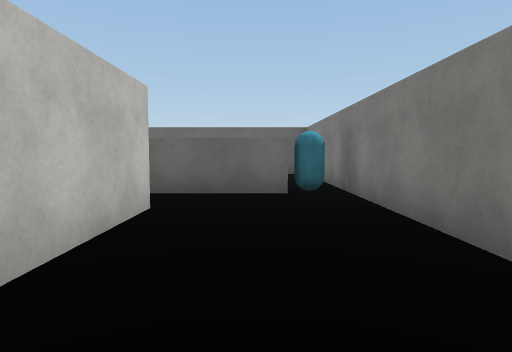
view 1 (above)

18 first-person views from a walk through a 3-D level made in the Unity game engine. The camera is 1.3 m above the floor, tilts 4° down and sees 75° across. The floor is counted in squares, 2 m on a side. Each view is taken from the middle of a square. On the plan, view 1 faces up. The plan holds only what a view shows up to about 10 squares ahead; the rest is blank. The place goes on beyond the plan. The player character is not drawn. Surface patterns are stand-ins for the level's own textures.

view 2
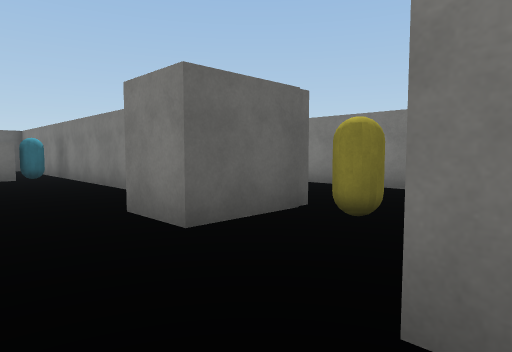

view 3
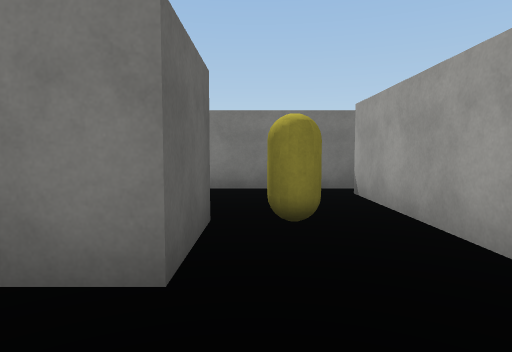

view 4
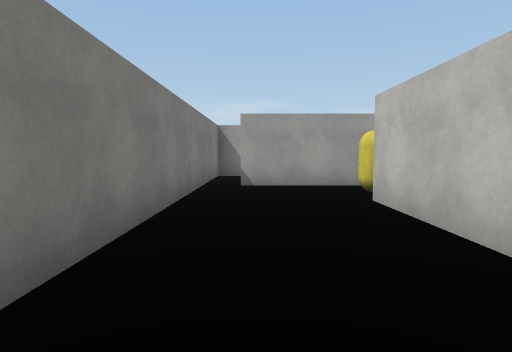

view 5
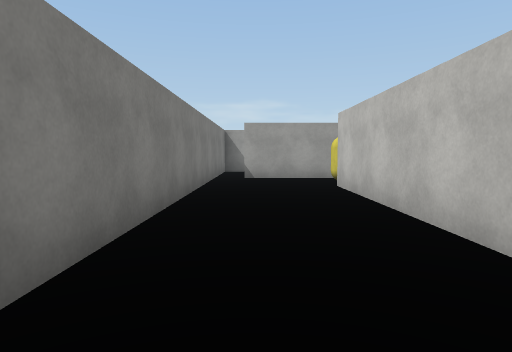

view 6
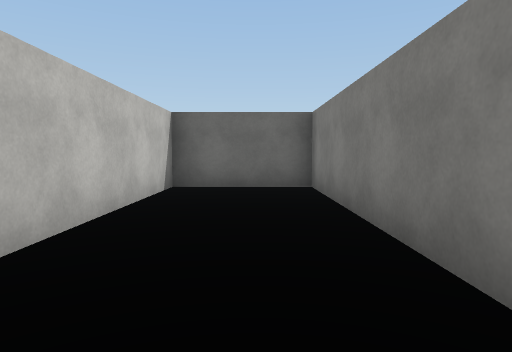

view 7
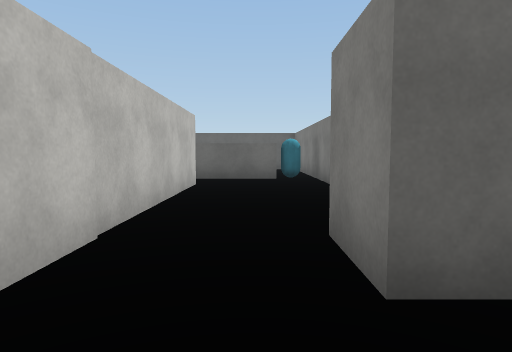

view 8
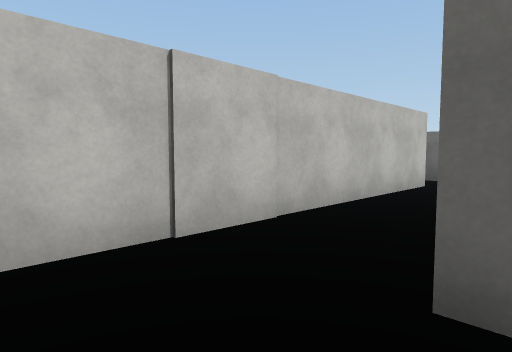

view 9
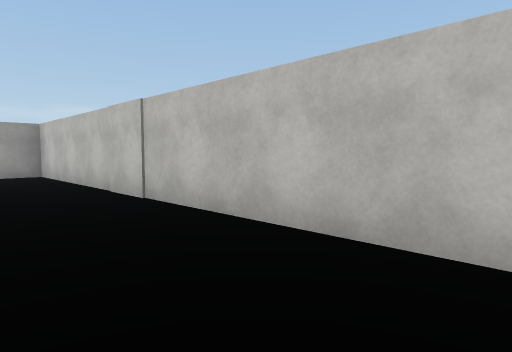

view 10
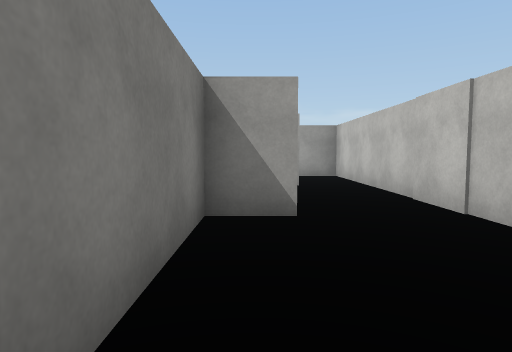

view 11
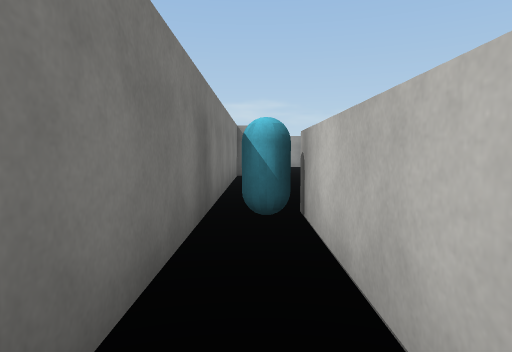

view 12
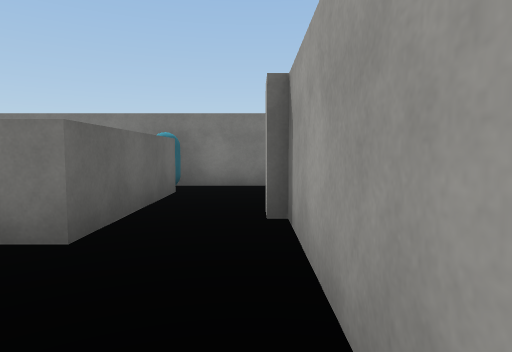

view 13
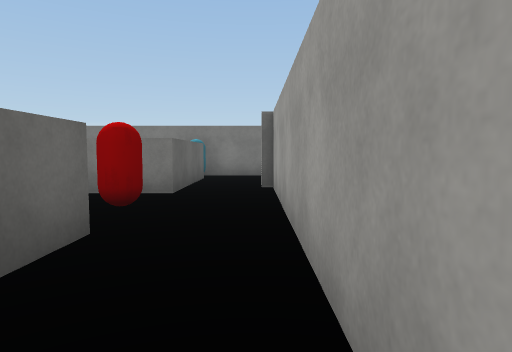

view 14
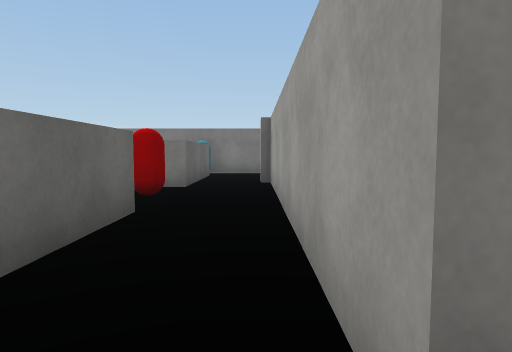

view 15
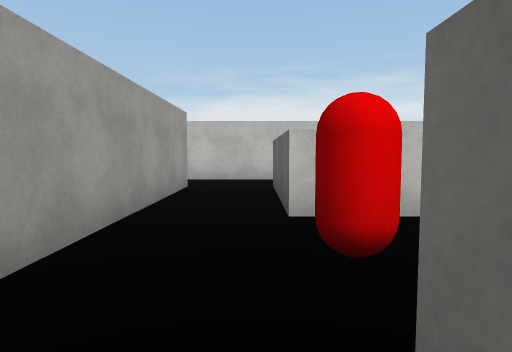

view 16
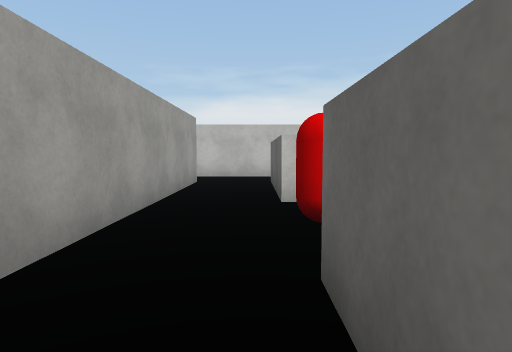

view 17
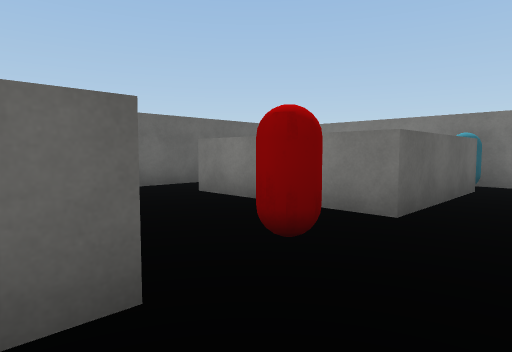

view 18
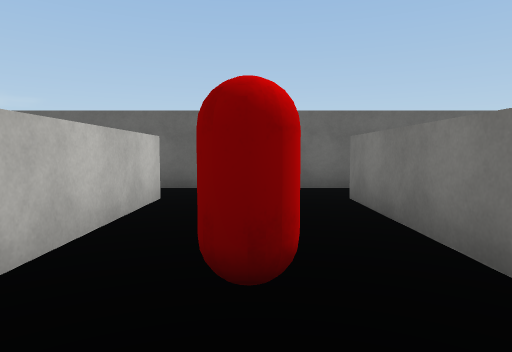

### Floor plan
Points are (right, up) in squares from view 1. A wall is a line through its corners. A room is listed if a view was taken in it or the views show most of it. See-through windows are left out.
Room 1 (views 1, 3, 7, 8, 9, 10, 16)
walls: (-1.2, 4) (-1.2, -3.6); (2.4, -1.6) (0.6, -1.6) (0.6, -0.4) (1.5, -0.4) (1.5, 8.4); (0.1, -3.6) (2.5, -3.6); (0.5, 8.5) (0.5, 5.3) (-1.5, 5.3)
ways out: opening at (-0.5, -4) to room 2; opening at (1.5, -2.5) to room 3; opening at (-2, 4.5) to room 4; opening at (1, 9) to room 4
objects: cyan capsule (1, 5); yellow capsule (2, -2)
Room 2 (view 2)
walls: (-1.2, -3.6) (-1.2, -6.3) (-0.1, -6.3); (5.1, -6.3) (5.1, -4.1)
ways out: opening at (-0.5, -4) to room 1
Room 3 (views 4, 5, 6)
walls: (2.5, -3.6) (4.4, -3.6); (5.1, -4.1) (5.1, 5.3) (2.4, 5.3) (2.4, -1.6)
ways out: opening at (1.5, -2.5) to room 1
Room 4 (views 11, 12, 13, 14, 15, 17, 18)
walls: (-5.2, 5.3) (-7.6, 5.3); (-5.4, 8.8) (-5.4, 5.8); (-7.8, 5.3) (-8.5, 5.3); (-1.5, 5.3) (-2.7, 5.3) (-2.7, 8.8); (-8.5, 3.7) (-1.8, 3.7); (-10.1, 5.5) (-10.1, 3.2); (-1.6, 10.1) (-3.2, 10.1)
ways out: opening at (-2, 4.5) to room 1; opening at (1, 9) to room 1
objects: red capsule (-4, 5)

Positions as (right, up) in squares from view 1, and headings:
1: (0, 0), facing up
2: (-1, -4), facing up-right
3: (-1, -2), facing right
4: (4, 3), facing down
5: (4, 5), facing down
6: (4, -1), facing up
7: (0, -3), facing up
8: (1, -3), facing up-left
9: (1, 4), facing down-left
10: (1, 3), facing down
11: (1, 9), facing down
12: (-5, 4), facing right
13: (-8, 4), facing right
14: (-9, 4), facing right
15: (-2, 5), facing left
16: (-1, 5), facing left
17: (-6, 4), facing up-right
18: (-4, 4), facing up
